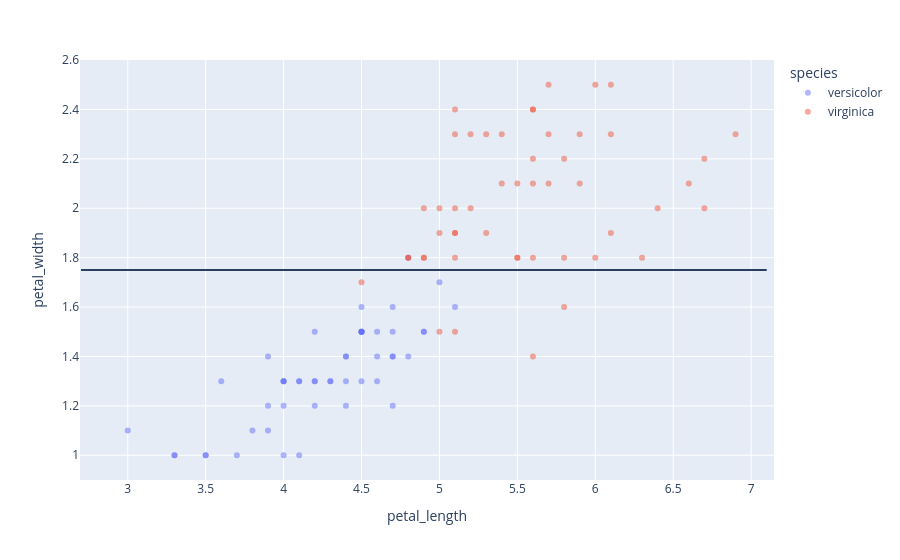

Notebook code cell kept with this figure:
### Code cell
fig = px.scatter(df_iris_2, x="petal_length", y="petal_width", color="species", opacity=0.5)
fig.add_shape(x0=2.7, x1=7.1, y0=1.75, y1=1.75)
fig.update_layout(xaxis_title="petal_length", yaxis_title="petal_width")
fig.show()

### Figure 1 — Plotly figure (JSON) as saved in the notebook; plotly's stock layout.template omitted (floating-point values rounded to 4 significant figures)
{"data": [{"hovertemplate": "species=versicolor<br>petal_length=%{x}<br>petal_width=%{y}<extra></extra>", "legendgroup": "versicolor", "marker": {"color": "#636efa", "opacity": 0.5, "symbol": "circle"}, "mode": "markers", "name": "versicolor", "orientation": "v", "showlegend": true, "type": "scatter", "x": [4.7, 4.5, 4.9, 4.0, 4.6, 4.5, 4.7, 3.3, 4.6, 3.9, 3.5, 4.2, 4.0, 4.7, 3.6, 4.4, 4.5, 4.1, 4.5, 3.9, 4.8, 4.0, 4.9, 4.7, 4.3, 4.4, 4.8, 5.0, 4.5, 3.5, 3.8, 3.7, 3.9, 5.1, 4.5, 4.5, 4.7, 4.4, 4.1, 4.0, 4.4, 4.6, 4.0, 3.3, 4.2, 4.2, 4.2, 4.3, 3.0, 4.1], "xaxis": "x", "y": [1.4, 1.5, 1.5, 1.3, 1.5, 1.3, 1.6, 1.0, 1.3, 1.4, 1.0, 1.5, 1.0, 1.4, 1.3, 1.4, 1.5, 1.0, 1.5, 1.1, 1.8, 1.3, 1.5, 1.2, 1.3, 1.4, 1.4, 1.7, 1.5, 1.0, 1.1, 1.0, 1.2, 1.6, 1.5, 1.6, 1.5, 1.3, 1.3, 1.3, 1.2, 1.4, 1.2, 1.0, 1.3, 1.2, 1.3, 1.3, 1.1, 1.3], "yaxis": "y"}, {"hovertemplate": "species=virginica<br>petal_length=%{x}<br>petal_width=%{y}<extra></extra>", "legendgroup": "virginica", "marker": {"color": "#EF553B", "opacity": 0.5, "symbol": "circle"}, "mode": "markers", "name": "virginica", "orientation": "v", "showlegend": true, "type": "scatter", "x": [6.0, 5.1, 5.9, 5.6, 5.8, 6.6, 4.5, 6.3, 5.8, 6.1, 5.1, 5.3, 5.5, 5.0, 5.1, 5.3, 5.5, 6.7, 6.9, 5.0, 5.7, 4.9, 6.7, 4.9, 5.7, 6.0, 4.8, 4.9, 5.6, 5.8, 6.1, 6.4, 5.6, 5.1, 5.6, 6.1, 5.6, 5.5, 4.8, 5.4, 5.6, 5.1, 5.1, 5.9, 5.7, 5.2, 5.0, 5.2, 5.4, 5.1], "xaxis": "x", "y": [2.5, 1.9, 2.1, 1.8, 2.2, 2.1, 1.7, 1.8, 1.8, 2.5, 2.0, 1.9, 2.1, 2.0, 2.4, 2.3, 1.8, 2.2, 2.3, 1.5, 2.3, 2.0, 2.0, 1.8, 2.1, 1.8, 1.8, 1.8, 2.1, 1.6, 1.9, 2.0, 2.2, 1.5, 1.4, 2.3, 2.4, 1.8, 1.8, 2.1, 2.4, 2.3, 1.9, 2.3, 2.5, 2.3, 1.9, 2.0, 2.3, 1.8], "yaxis": "y"}], "layout": {"legend": {"title": {"text": "species"}, "tracegroupgap": 0}, "margin": {"t": 60}, "shapes": [{"x0": 2.7, "x1": 7.1, "y0": 1.75, "y1": 1.75}], "xaxis": {"anchor": "y", "domain": [0, 1], "title": {"text": "petal_length"}}, "yaxis": {"anchor": "x", "domain": [0, 1], "title": {"text": "petal_width"}}}}
